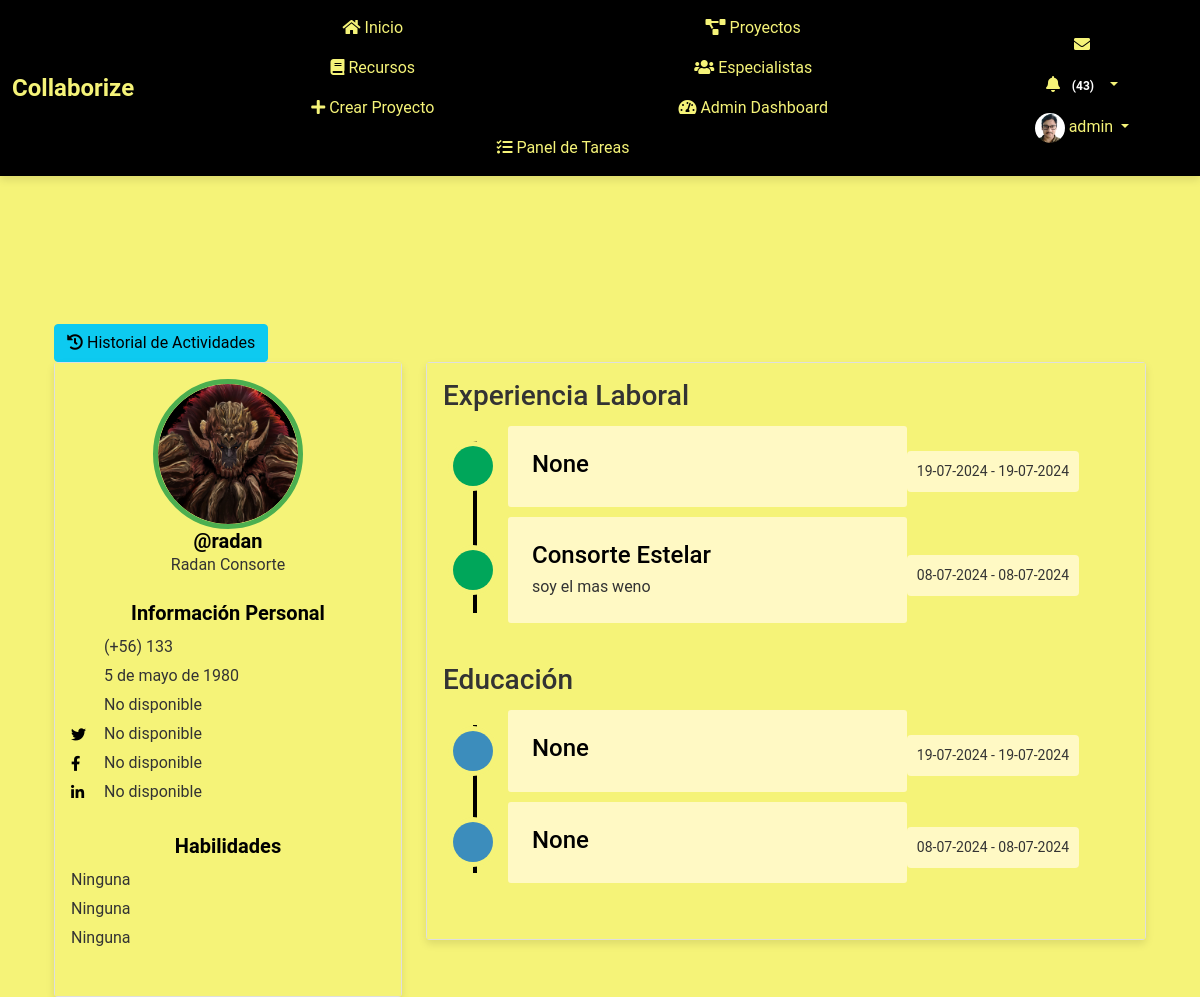
/perfil/13/ (signed in), run on an earlier commit of the app's database.
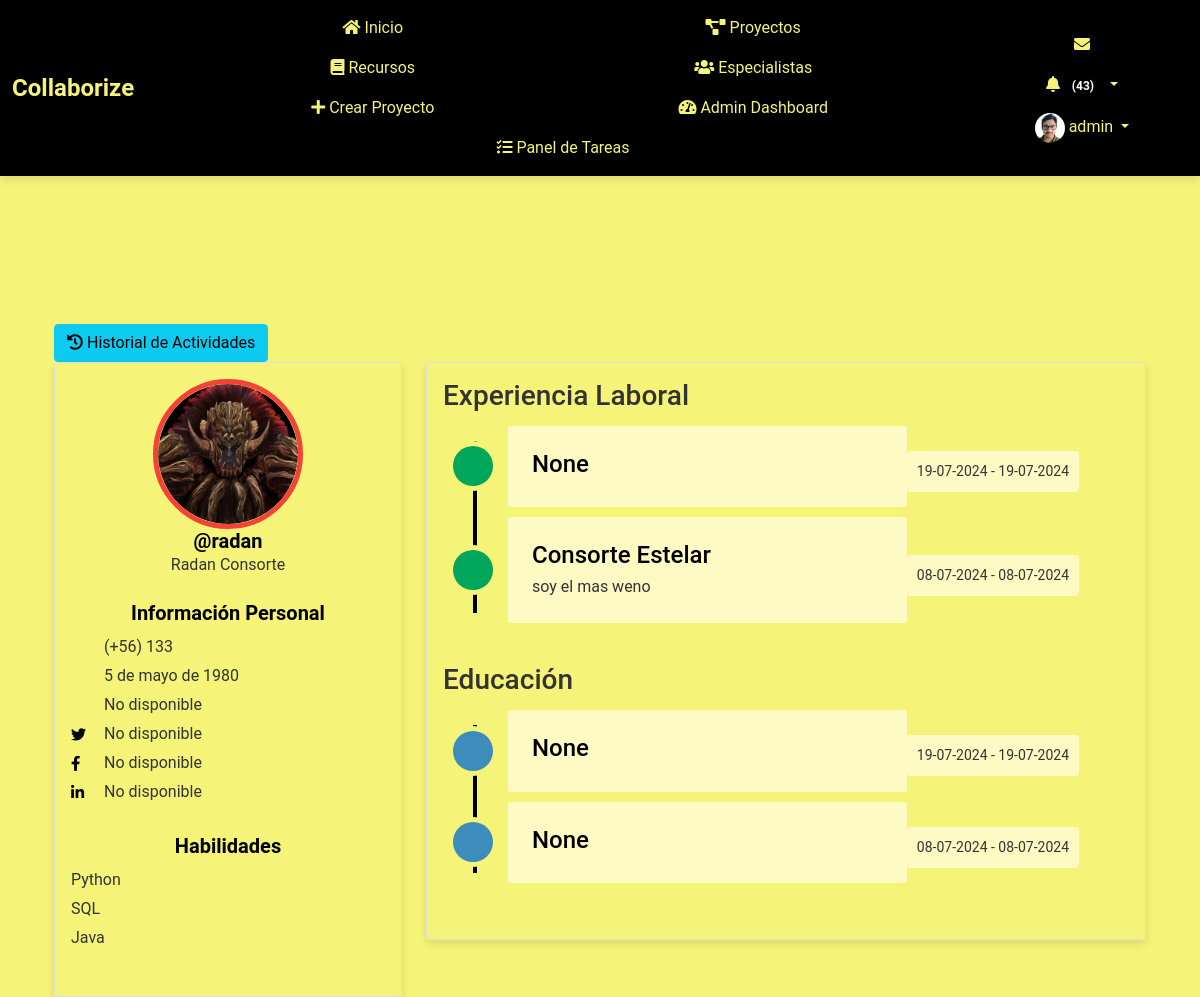
And on a later commit of the database.
### myapp/models.py (models this page shows, shortened)
class Perfil(models.Model):
    user = models.OneToOneField(User, on_delete=models.CASCADE)
    nombre = models.CharField(max_length=30, blank=True, null=True)
    apellido = models.CharField(max_length=30, blank=True, null=True)
    telefono = models.CharField(max_length=15, blank=True, null=True)
    fecha_nacimiento = models.DateField(null=True, blank=True)
    avatar = models.ImageField(upload_to='avatars/', null=True, blank=True)
    website = models.URLField(max_length=200, blank=True, null=True)
    twitter = models.URLField(max_length=200, blank=True, null=True)
    facebook = models.URLField(max_length=200, blank=True, null=True)
    linkedin = models.URLField(max_length=200, blank=True, null=True)
    habilidad_1 = models.CharField(max_length=100, blank=True, null=True)
    habilidad_2 = models.CharField(max_length=100, blank=True, null=True)
    habilidad_3 = models.CharField(max_length=100, blank=True, null=True)
    experiencia = models.TextField(blank=True, null=True)
    especialidad = models.CharField(max_length=200, blank=True, null=True)
    ubicacion = models.CharField(max_length=200, blank=True, null=True)
    disponibilidad = models.BooleanField(blank=True, null=True)

### myapp/views.py (the view)
# urls.py: path('perfil/<int:user_id>/', views.ver_perfil, name='ver_perfil'),
@login_required
def ver_perfil(request, user_id):
    usuario = get_object_or_404(User, id=user_id)
    perfil = usuario.perfil
    if request.method == 'POST':
        if 'toggle_disponibilidad' in request.POST:
            perfil.disponibilidad = not perfil.disponibilidad
            perfil.save()
        return redirect('ver_perfil', user_id=user_id)
    experiencias = ExperienciaLaboral.objects.filter(perfil=perfil).order_by('-fecha_inicio')
    educaciones = Educacion.objects.filter(perfil=perfil).order_by('-fecha_inicio')
    proyectos_creados = Proyecto.objects.filter(creador=usuario)
    proyectos_colaborados = Proyecto.objects.filter(colaboradores=usuario)
    context = {
        'usuario': usuario,
        'perfil': perfil,
        'experiencias': experiencias,
        'educaciones': educaciones,
        'proyectos_creados': proyectos_creados,
        'proyectos_colaborados': proyectos_colaborados,
    }
    return render(request, 'myapp/ver_perfil.html', context)

### myapp/templates/myapp/ver_perfil.html (shortened to what the changed rows need)
{% extends 'myapp/base.html' %}
{% load static %}
{% load custom_filters %}
{% block extra_css %}
<link rel="stylesheet" href="{% static 'css/ver_perfil.css' %}">
<link href="https://cdnjs.cloudflare.com/ajax/libs/font-awesome/5.11.2/css/all.min.css" rel="stylesheet">
<link href="https://cdn.jsdelivr.net/npm/@icon/entypo@1.0.3/entypo.css" rel="stylesheet">
{% endblock %}
{% block content %}
<div class="container bootstrap snippet mt-5">
    <div class="row">
        <div class="col-md-4">
            <div class="left-profile-card card">
                <div class="card-body">
                    <div class="user-profile {% if perfil.disponibilidad %}available{% else %}not-available{% endif %}">
                        {% if perfil.avatar %}
                            <img src="{{ perfil.avatar.url }}" alt="Avatar">
                        {% else %}
                            <img src="{% static 'images/default-avatar.png' %}" alt="Avatar">
                        {% endif %}
                    </div>
                    <h3>@{{ usuario.username }}</h3>
                    <p>{{ perfil.nombre }} {{ perfil.apellido }}</p>
                    <div class="personal-info mt-4">
                        <h3>Información Personal</h3>
                        <ul class="personal-list">
                            <li>(+56) {{ perfil.telefono }}</li>
                            <li>{{ perfil.fecha_nacimiento }}</li>
                            <li>{{ perfil.website|default_if_none:"No disponible" }}</li>
                            <li><i class="fab fa-twitter"></i> {{ perfil.twitter|default_if_none:"No disponible" }}</li>
                            <li><i class="fab fa-facebook-f"></i> {{ perfil.facebook|default_if_none:"No disponible" }}</li>
                            <li><i class="fab fa-linkedin-in"></i> {{ perfil.linkedin|default_if_none:"No disponible" }}</li>
                        </ul>
                    </div>
                    <div class="personal-info mt-4">
                        <h3>Habilidades</h3>
                        <ul class="personal-list">
                            <li>{{ perfil.habilidad_1|default_if_none:"Ninguna" }}</li>
                            <li>{{ perfil.habilidad_2|default_if_none:"Ninguna" }}</li>
                            <li>{{ perfil.habilidad_3|default_if_none:"Ninguna" }}</li>
                        </ul>
                    </div>
                </div>
            </div>
        </div>
        <div class="col-md-8">
            <div class="right-profile-card card">
                <div class="card-body">
                    <div class="timeline-centered">
                        {% for experiencia in experiencias %}
                            <article class="timeline-entry">
                                <div class="timeline-entry-inner">
                                    <div class="timeline-label">
                                        <h2>{{ experiencia.titulo }}</h2>
                                    </div>
                                </div>
                            </article>
                        {% endfor %}
                    </div>
                    <div class="timeline-centered">
                        {% for educacion in educaciones %}
                            <article class="timeline-entry">
                                <div class="timeline-entry-inner">
                                    <div class="timeline-label">
                                        <h2>{{ educacion.institucion }}</h2>
                                    </div>
                                </div>
                            </article>
                        {% endfor %}
                    </div>
                </div>
            </div>
        </div>
    </div>
</div>
{% endblock %}

What changed in the data, as far as the page shows it:
changed Perfil "Radan": disponibilidad True → False (drawn); habilidad_1 "Ninguna" → "Python"; habilidad_2 "Ninguna" → "SQL"; habilidad_3 "Ninguna" → "Java"
